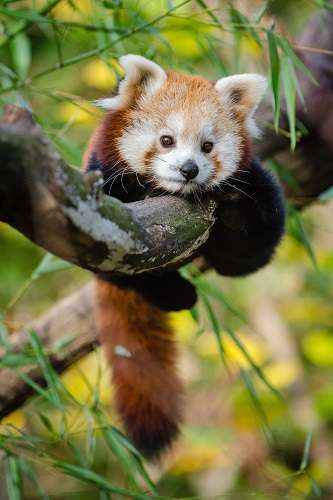
#> input picture pic/bear500x333.jpg, 333 x 500 px
$ jupyter execute --allow-errors chapter1_23.4.5.ipynb   (older library calls are emulated)
#> lines starting #> are read from the running program, lines starting #| are printed output that depends on the picture
## 1.Jupyter基本操作

#> (a cell that did not finish here is left out)

[cell 2]
import numpy as np
from matplotlib import pyplot as plt

[cell 3]
for i in range(10):
    print(2)

## 2.三个重要属性

- dtype=data type
    - uint8,float32,float

- shape

- ndim = n dimension 维度

## 3.矩阵创建

[cell 4]
x = np.array([1,2,3])
x

[cell 5]
y = np.uint8([1,2,3])
y

[cell 6]
x.dtype

[cell 7]
y.dtype

[cell 8]
np.float32(x)

[cell 9]
np.arange(10)

[cell 10]
np.arange(2,10)

[cell 11]
np.arange(2,10,2)

[cell 12]
np.arange(2,10,1.5)

[cell 13]
#for i in range(1,10,1.5):
for i in range(1,10):
    print(i)

[cell 14]
np.linspace(0,10,11)

[cell 15]
180/12

[cell 16]
180/11

[cell 17]
np.linspace(0,180,12)

[cell 18]
np.linspace(0,180,13)

[cell 19]
np.linspace(0,2*np.pi,13)

[cell 20]
np.zeros((2,4),dtype=np.int).dtype

[cell 21]
np.ones((2,3))

[cell 22]
np.eye(5)

[cell 23]
np.identity(5)

[cell 24]
np.random.randint(0,256,(10,20))

[cell 25]
m=np.random.randint(0,256,(10,3))

[cell 26]
m.ndim

## 4.矩阵转换

[cell 27]
A = np.ones((3,3),dtype=np.int32)

[cell 28]
A

[cell 29]
A.reshape(9)

[cell 30]
A.reshape((-1,9))

[cell 31]
A = A.reshape(9)
A.ndim

[cell 32]
A.shape

[cell 33]
A.flatten() #复制

[cell 34]
A.flatten().shape

[cell 35]
A.ravel() #引用

[cell 36]
A

[cell 37]
#转置
B = np.random.randint(0,10,(3,3))
B

[cell 38]
B.T

[cell 39]
B.transpose()

#> (a cell that did not finish here is left out)

[cell 41]
np.vstack((B,B))

[cell 42]
A=np.random.randint(1,6,(2,3))
print(A.shape)
print(B.shape)
np.vstack([A,B])

[cell 43]
A = A.reshape((3,2))
np.hstack([A,B])

[cell 44]
A=np.arange(6)
A
A = A.reshape((2,3))
A

[cell 45]
A.reshape((3,2))

[cell 46]
## 各种最值
A.max()

[cell 47]
print(A.min())
print(A.mean())

[cell 48]
print(np.max(A))
print(np.min(A))
print(np.mean(A))

[cell 49]
A.max(axis=0)

[cell 50]
A.max(axis=1)

[cell 51]
np.max(A,axis=0)

[cell 52]
np.max(A,axis=1)

 ## 6.数学运算

[cell 53]
A=np.ones((3,3))
A

[cell 54]
B

[cell 55]
A+B

[cell 56]
np.power(A,2)

[cell 57]
np.power(B,2)

[cell 58]
np.power(B,0.5)

[cell 59]
np.sqrt(B)

[cell 60]
np.log(B)#默认以e为底

[cell 61]
np.log2(B)

[cell 62]
np.log10(B)

[cell 63]
#np.log11(B)

[cell 64]
A

[cell 65]
x=np.array([1,2,3])
x.shape

[cell 66]
A*x

[cell 67]
A@x#点乘

[cell 68]
A.dot(x)

## 7.元素获取

[cell 69]
B

[cell 70]
B[0,:]

[cell 71]
B[:,1]

[cell 72]
B[0:2,1:3]

[cell 73]
B[0,0]

[cell 74]
B[0,0]=10

[cell 75]
B[0,0]

[cell 76]
B[:,0]=np.array([1,1,1])
B

[cell 77]
A=np.random.randint(1,11,(2,5))
A

[cell 78]
A[:,0]=np.array([1,0])
A

## 8.图片读写及显示

[cell 79]
import numpy as np
from matplotlib import pyplot as plt
import cv2 as cv

[cell 80]
img = cv.imread("pic/bear500x333.jpg")
#> img is the input picture: shape (500, 333, 3); mean B, G, R 66.4, 113.6, 115.6
cv.imwrite("pic/test/bear.jpg",img)
#> Out = True

[cell 81]
cv.imshow("bear",img)
#cv.waitKey(0)#一直等待
#cv.waitKey(100)#100ms
cv.destroyAllWindows()

[cell 82]
plt.imshow(img)
plt.show()

[cell 83]
#RGB  matplotlib -> BGR opencv
img2 = cv.cvtColor(img,cv.COLOR_BGR2RGB)
plt.imshow(img2)
plt.show()

[cell 84]
img = cv.imread("pic/apple.jpg")
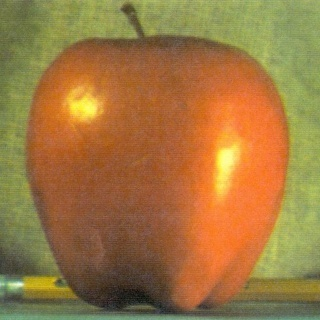
#> input picture images/apple.jpg, 320 x 320 px, found by its file name
#> img is the input picture: shape (320, 320, 3); mean B, G, R 64.7, 119.5, 158.9
img.shape
#> Out = (320, 320, 3)

[cell 85]
#灰度图
img3 = cv.imread("pic/bear500x333.jpg",0)
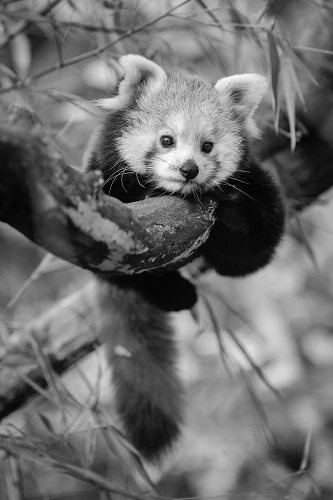
#> img3: shape (500, 333); min 0, max 254, mean 108.8
cv.imshow("bear",img3)
cv.waitKey(1)
cv.destroyAllWindows()

[cell 86]
plt.imshow(img3,cmap="gray")#plt中将灰度图以热力图的形式，要加上cmap="gray"
plt.show()

[cell 87]
img3.ndim #灰度图为2维
#> Out = 2

[cell 88]
img2.ndim #彩色图为3维
#> Out = 3

[cell 89]
#读图片函数封装
def ImageShow(img):
    if(img.ndim==3):
        img = cv.cvtColor(img,cv.COLOR_BGR2RGB)
        plt.imshow(img)
    else:
        plt.imshow(img,cmap="gray")
    plt.show()

[cell 90]
apple = cv.imread("pic/apple.jpg")
ImageShow(apple)

[cell 91]
apple_gray = cv.imread("pic/apple.jpg",0)
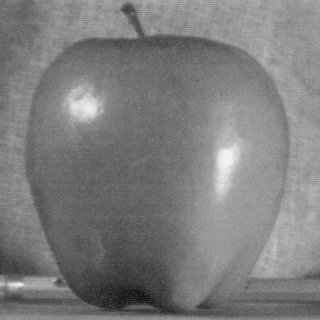
#> apple_gray: shape (320, 320); min 12, max 247, mean 125.1
ImageShow(apple_gray)

[cell 92]
def show(img):
    if img.ndim==2:
        plt.imshow(img,cmap="gray")
    elif img.ndim==3:
        img = cv.cvtColor(img,cv.COLOR_BGR2RGB)
        plt.imshow(img)
    plt.show(img)

[cell 93]
img1 = cv.imread("pic/apple.jpg")
show(img1)

[cell 94]
img2 = cv.imread("pic/apple.jpg",0)
show(img2)

## 9.简单绘图

[cell 95]
#plot

[cell 96]
x = np.arange(2,20)
y = 2*x+np.random.randint(0,10,18)
plt.plot(x,y,"*-",color="r")
plt.show()
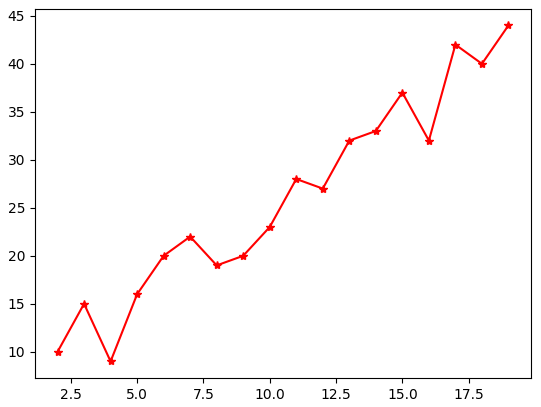
#> figure drawn by matplotlib, 1 panel; curve peaks at x = 19, y = 44

[cell 97]
x = np.linspace(0,1,100)
y = np.power(x,0.5)
y2 = x
y3 = np.power(x,1.5)
#plt.plot(x,y,x,y2,x,y3)
plt.plot(x,y,label="0.5")
plt.plot(x,y2,label="1")
plt.plot(x,y3,label="1.5")
plt.xlabel("x")
plt.ylabel("s")
plt.legend()
plt.grid(alpha=0.5)
plt.xlim([0,1])
plt.ylim([0,1])
plt.show()
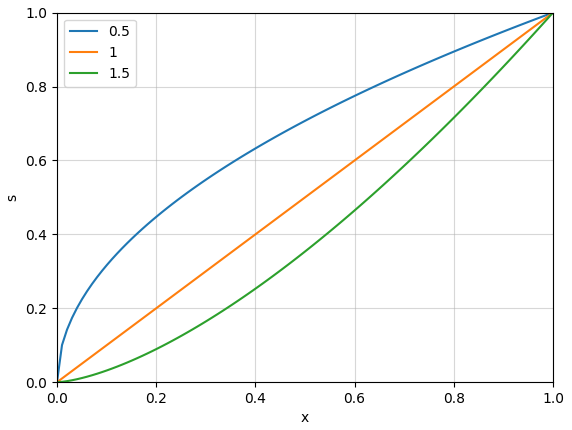
#> figure drawn by matplotlib, 1 panel; curve peaks at x = 1, y = 1; curve peaks at x = 1, y = 1; curve peaks at x = 1, y = 1

[cell 98]
#hist

[cell 99]
a = np.random.randint(0,101,1000)
plt.hist(a,rwidth=0.8,color="g")
plt.show()
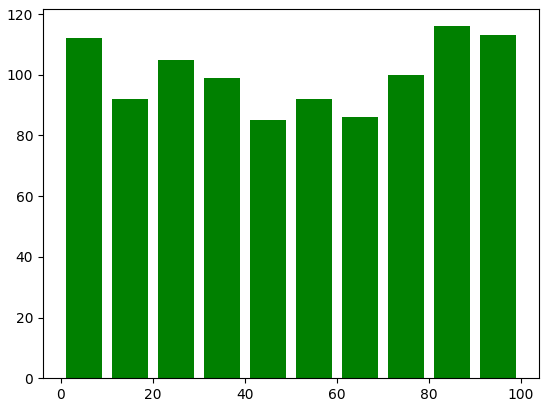
#> figure drawn by matplotlib, 1 panel; tallest bar 116 high, from x = 81 to 89

[cell 100]
bins = np.arange(-0.5,101,1)
bins

[cell 101]
plt.hist(a,bins)
plt.show()
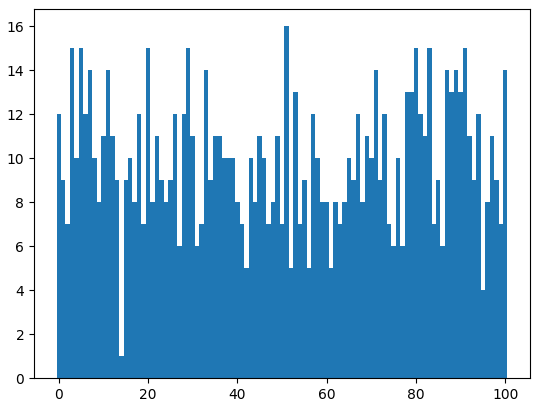
#> figure drawn by matplotlib, 1 panel; tallest bar 16 high, from x = 50.5 to 51.5
